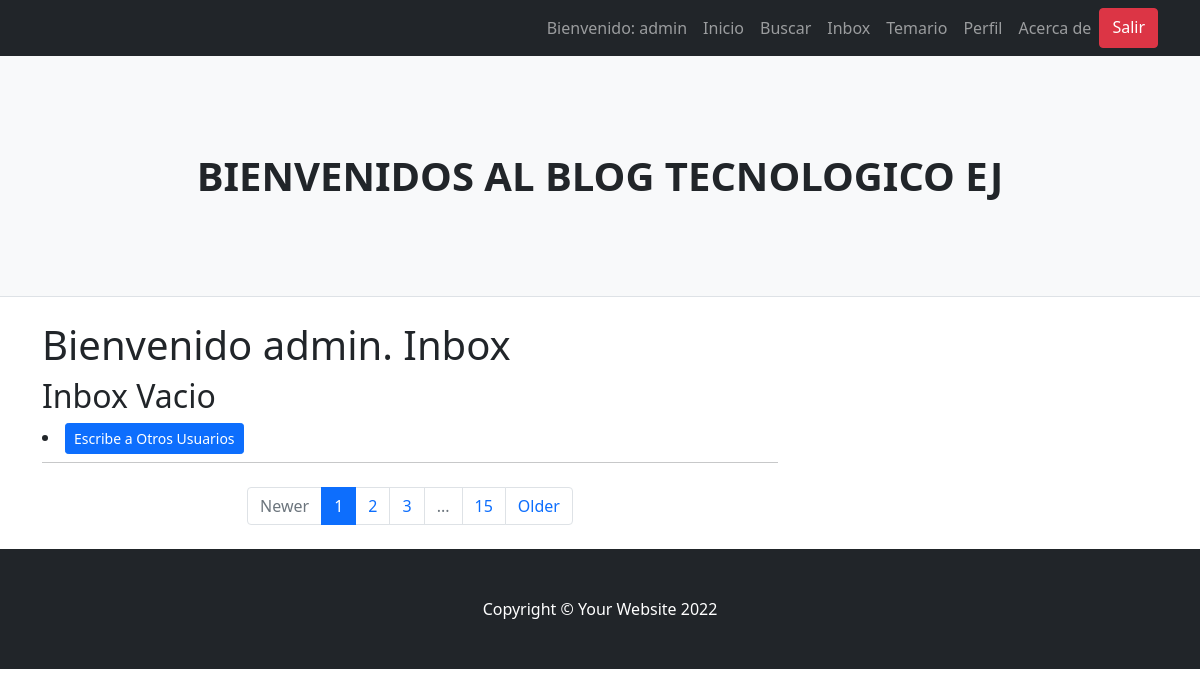
/AppBlog/Inbox (signed in), run on an earlier commit of the app's database.
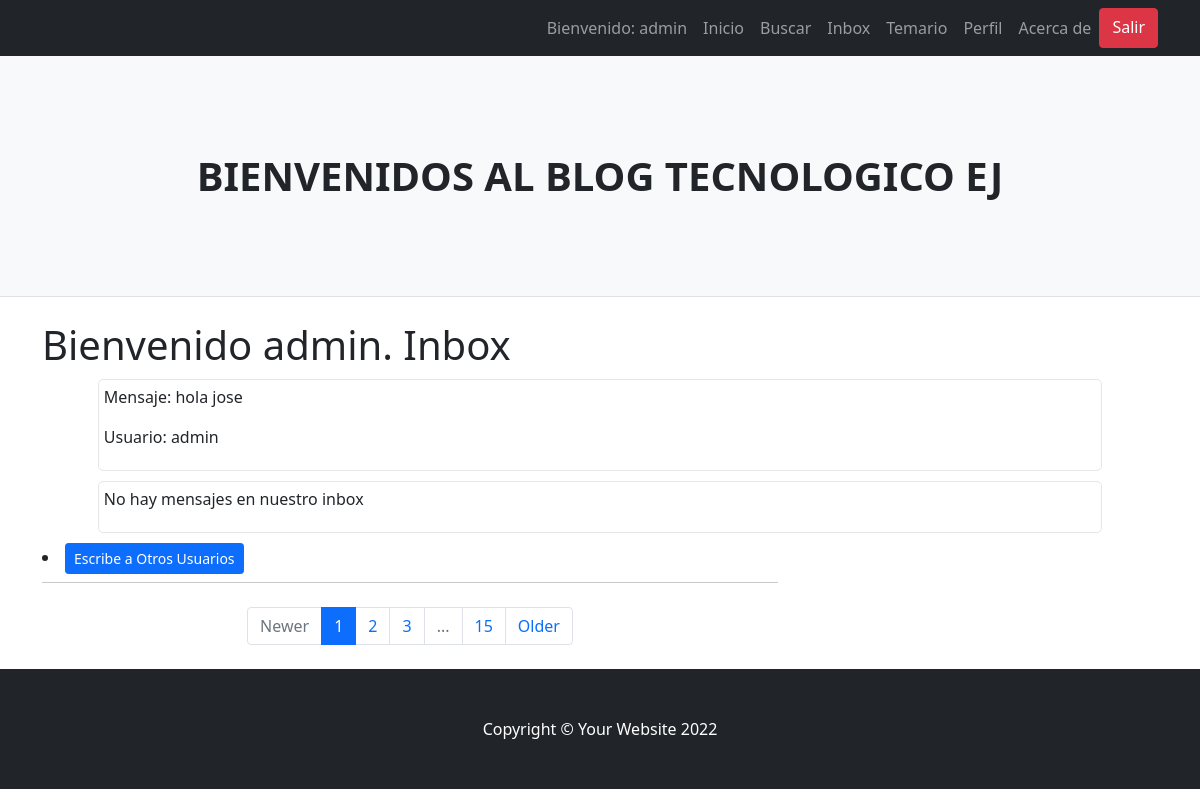
And on a later commit of the database.
### AppBlog/models.py (models this page shows)
class ModelBase(models.Model):
	id = models.UUIDField(default=uuid.uuid4, primary_key=True, db_index=True, editable=False)
	tiempo = models.DateTimeField(auto_now_add=True)
	actualizar = models.DateTimeField(auto_now=True)
	class Meta:
		abstract = True

class Canal(ModelBase):
	usuarios = models.ManyToManyField(User, blank=True, through=CanalUsuario)
	objects = CanalManager()

class CanalMensaje(ModelBase):
	canal   = models.ForeignKey("Canal", on_delete=models.CASCADE)
	usuario = models.ForeignKey(User, on_delete=models.CASCADE)
	texto =  models.TextField()

### AppBlog/views.py (the view)
# urls.py: path('Inbox', Inbox.as_view(), name="Inbox"),
class Inbox(View):
    def get(self, request):
        inbox = Canal.objects.filter(canalusuario__usuario__in=[request.user.id])
        context = {
            "inbox":inbox
        }
        return render(request, 'AppBlog/inbox.html', context)

### AppBlog/models.py (called while the page is built)
	def get_queryset(self, *args, **kwargs):
		return CanalQuerySet(self.model, using=self._db)

### AppBlog/templates/AppBlog/inbox.html (shortened to what this page needs)
{% extends "AppBlog/abuelo.html" %}
{% load static %}
{% load static %}
{% block contenido_que_cambia %}
<h1>
	Bienvenido {{user}}. Inbox
</h1>
{% for inbox in inbox %}
<div class="div_inbox">
	{% if inbox.canalmensaje_set.count != 0 %}
		<div class="div_ms_inbox">
			{% with ultimo_mensaje=inbox.canalmensaje_set.last %}
				<p>
					Mensaje: {{ultimo_mensaje.texto}}
				</p>
				<p>
					Usuario: {{ultimo_mensaje.usuario}}
				</p>
			{% endwith %}
		</div>
	{% else %}
		<p>
			No hay mensajes en nuestro inbox
		</p>
	{% endif %}
</div>
{% empty %}
<h2>
	Inbox Vacio
</h2>
{% endfor %}
<li class="nav-item"><a class="btn btn-primary btn-sm" href="{% url 'ListarUser' %}">Escribe a Otros Usuarios</a></li>
{% endblock %}

What changed in the data, as far as the page shows it:
added Canal: canalmensaje_set.last.texto "hola jose", canalmensaje_set.last.usuario "admin"
added Canal: shows "No hay mensajes en nuestro inbox"
Also different on the page:
text no longer shown: "Inbox Vacio"
